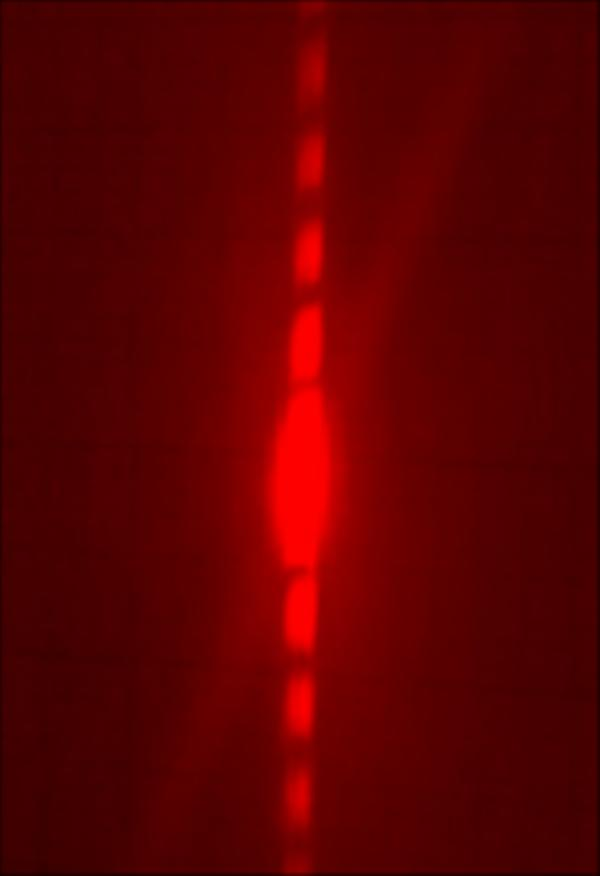
#> input picture Practica2/Datos/datos_laton_laser_rojo/datosrojo1.jpg, 600 x 876 px; its folder holds only this picture in this run
$ jupyter execute --allow-errors Practica2.ipynb   (shell and % lines are left out)
#> lines starting #> are read from the running program, lines starting #| are printed output that depends on the picture; long printed decimals are rounded
# Práctica 2 – Estática. Registro de distancia y posición
Por Luna Kadysz y Kenneth Syddall

Link a la página de la materia:
https://materias.df.uba.ar/l4a2021c1/practica-11-estatica-registro-de-distancia-y-posicion/

## Actividad 2.1
### Determinación del módulo de Young

Calcular cuánto se desplaza EL EXTREMO libre de la barra:

Datos:

E ≅ 10×1010 N/m2

L = 40 cm

d = 5 mm

m = 0.01 kg

Forma de entrega: Sin entrega. Estimar estas dos cantidades y dejar asentado el desarrollo de forma más o menos prolija en el “cuaderno de laboratorio”, sea el fomato que éste último tenga.

## Actividad 2.2
### Sensores de distancia – longitud:
Elegir la tarea de medición mencionadas en la lista, según su número de grupo (Grupo 14 vuelvea la tarea 1). Para esta tarea, elegir un sistema de medición o sensor para realizarla y justifiquen(puede ser otro sensor que no hayamos mencionado en la clase eh!)

1.Distancia de la superficie de la tierra a una nube o capa de aerosoles atmosféricos

2.Dimensiones edilicias de una fábrica

3.Control del diámetro de agujeros de arandelas en una línea de producción.

4.Deformación por dilatación térmica del bloque del motor de un automóvil.

5.Distancia de la Tierra a la Luna.

6.Control de posición del cabezal de una impresora tipo plotter.

7.Distancia entre un automóvil y un obstáculo para maniobra de estacionamiento.

8.Diámetro de una broca de perforación (mecha) de taladro.

9.Distancia entre vehículos en movimiento para sistemas de conducción autónoma.

10.Diámetro de un cabello humano.

11.Distancia entre pupilas oculares humanas para fabricación de anteojos.

12.Mediciones antropométricas para reconocimiento facial.

13.Medición para realimentación de un sistema de actuadores para control de vuelo o de unbrazo robot.Reportar el intervalo de
valores de distancias típicas para esa tarea y las precisiones requeridaspara dichas mediciones.

Justificar la elección del sistema de medición. Considerar tanto los rangos y precisiones del siste-ma de medición elegido como los aspectos metodológicos o procedimentales necesarios para rea-lizar la tarea.Buscar un equipo comercial o experimental que sea capaz de realizar la medición. Incluir cita olink al artículo u hoja de datos consultado. Reportar las especificaciones del instrumento o experi-mento que considere útiles para justificar la elección.Forma de entrega: Para la fecha definida en el cronograma, deberán armar una pre-sentación mínima (una, dos o a lo sumo tres diapositivas) describiendo las caracte-rísticas de la tarea a realizar, el sensor o instrumento elegido y una justificación paraello, basados en alguna especificación del mismo.

## Respuesta

Existen muchos metodo que pueden dar una distancia media aceptable de nuestro satelite natural. Uno sencillo podria ser (http://19e37.com/blog/como-supimos-la-distancia-tierra-luna/).
Pero en nuestro caso vamos a mostrar como se mide actualmente la distancia a la luna a travez del Observatorio de la Costa Azul (OCA). El observatorio de la Côte d'Azur está instalado en cuatro sitios: la meseta de Calern, el monte Gros donde se encuentra la sede (sitio histórico del Observatorio de la Côte d'Azur), el campus de Valrose en Niza y El sitio de Géoazur en el tecnopolo Sophia Antipolis.
Nuestra intención no esdar una descripción completa del funcionamiento de este observatorio para medir la distancia a la luna, sino mas bien una descripcion general del metodo y los equipos que se utilizan en este proceso. Toda la información fue obtenida de las siguientes fuentes:
* https://tmurphy.physics.ucsd.edu/papers/PASP_120_20.pdf
* https://aas.aanda.org/articles/aas/pdf/1998/11/ds1427.pdf

Para esto vamos a dividir la explicación en tres partes:
* Metodo LLR
* Laser y telescopio
* Reflector
* Detector

## Actividad 2.3
### Medición indirecta del tamaño de una rendija:

Conociendo cuánto se deforma el extremo de la barra (lo calcularon en la actividad anterior), y suponiendo que la rendija variable está ubicada en ese extremo de la barra, estimar la distancia necesaria a la  pantalla  para  estar  en  condición  de Fraunhoffer, y cuál sería la distancia entre franjas (o, más correcto, entre los mínimos de intensidad):

En la condición de Fraunhöffer, el patrón de interferencia está dado por

donde a es el tamaño de la rendija, D la distancia a la pantalla, z la coordenada sobre la pantalla y
$\lambda$ la longitud de onda de la fuente de luz utilizada.

Forma de entrega: Sin entrega. Estimar estas dos cantidades y dejar asentado el desarrollo de forma más o menos prolija en el “cuaderno de laboratorio”, sea el fomato que éste último tenga.

### VER QUE TODOS TENGAN ELMISMO LARGO DE PIXELES PARA PODER COMPARAR

[cell 1]
import matplotlib
matplotlib.use('TkAgg')
#matplotlib.use('Qt5Agg')
import imageio
import matplotlib.pyplot as plt
from scipy import ndimage
from scipy import signal
import numpy as np
import seaborn as sns
plt.style.use("seaborn")

[cell 2]
import os

frames = []
colors = ['Red','Green','Blue']
images_dict = {os.path.splitext(k)[0]: {} for k in os.listdir('Datos/datos_laton_laser_rojo') if os.path.splitext(k)[1] == '.jpg'}

#guardo todos los rgb por imagen de la carpeta
for i,file in enumerate(os.listdir('Datos/datos_laton_laser_rojo')):
    ext = os.path.splitext(file)[1] #agarro la extension del archivo
    if ext == '.jpg':
        img = imageio.imread(f'Datos/datos_laton_laser_rojo/{file}')
#> img is the input picture: shape (876, 600, 3); mean R, G, B 93.4, 0.3, 0.7
        images_dict[os.path.splitext(file)[0]] = {k: np.array(img[:,:,i])  for i,k in enumerate(colors)}

[cell 3]
images_dict.keys()

### DATO ROJO  1

[cell 4]
#probamos con rojo


color = 'Red'
A = images_dict['datosrojo1'][color]
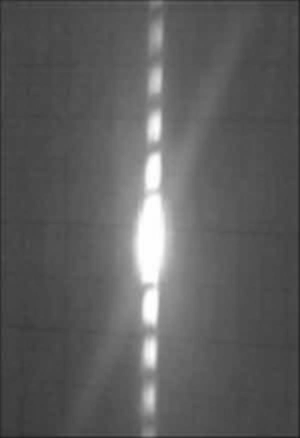
#> A: shape (876, 600) (shown at 1/2 size); min 23, max 255, mean 93.4
plt.figure(figsize = (9, 7.5))
plt.imshow(A, cmap=plt.cm.Reds_r)
plt.title(f'{color} channel image in {color}')
plt.xlabel('Pixeles [px]')
plt.ylabel('Pixeles[px]')

[cell 5]
R = ndimage.rotate(A, 1.1)[15:870,300:330]
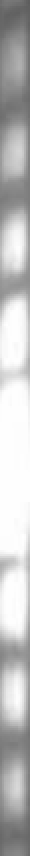
#> R: shape (855, 30) (shown at 1/2 size); min 92, max 255, mean 191.7
Rt = np.transpose(R)
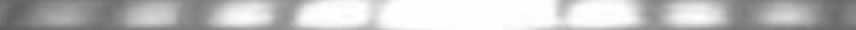
#> Rt: shape (30, 855) (shown at 1/2 size); min 92, max 255, mean 191.7
plt.imshow(Rt, cmap=plt.cm.Reds_r)
plt.imshow(R, cmap=plt.cm.Reds_r)

[cell 6]
plt.figure(figsize = (10, 7))
for i in range(30):
    plt.plot(range(len(Rt[i])),Rt[i])
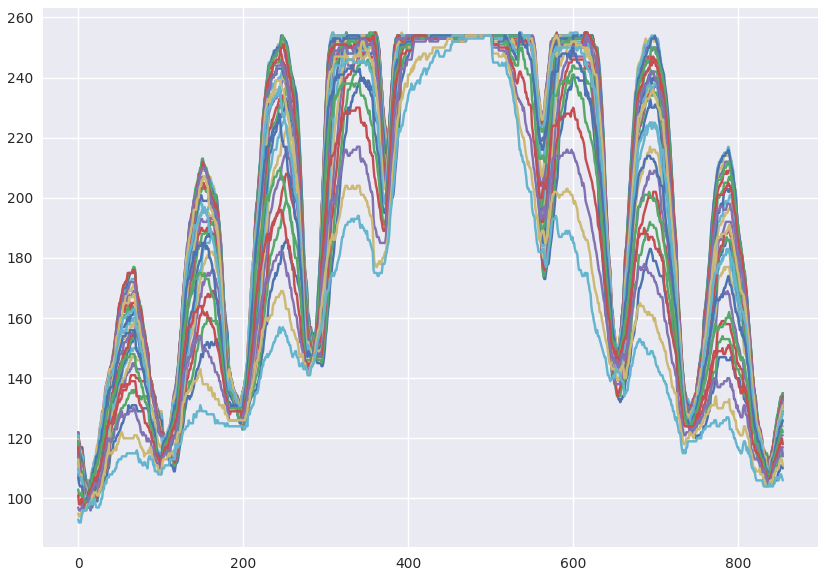
#> figure drawn by matplotlib, 1 panel; curve peaks at x = 423, y = 254; curve peaks at x = 404, y = 254; curve peaks at x = 404, y = 254

[cell 7]
def promedio(R):
    mediana = []
    error = []
    for i in range(len(R)):
        mediana.append(np.mean(R[i]))
        error.append(np.std(R[i]))
#> after the loop, error = 855 values, max 29.81 at index 703, min 0 at index 485, mean 13.05; mediana = 855 values, max 254 at index 485, min 100.1 at index 13, mean 191.7
    return mediana, error

ceros = []
err_cr=[]


mediana, error = promedio(R)
plt.plot(range(len(mediana)),np.array(mediana))
#puntos_x = np.array(plt.ginput(9))
#puntos_x
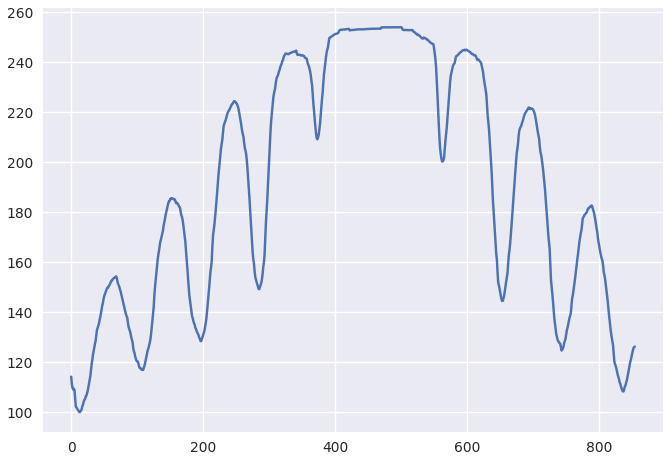
#> figure drawn by matplotlib, 1 panel; curve peaks at x = 485, y = 254

[cell 8]
y = - np.array(mediana)
#> y = 855 values, max -100.1 at index 13, min -254 at index 485, mean -191.7

[cell 9]
from scipy.signal import find_peaks
plt.figure()
peaks, _ = find_peaks(y,distance= 80)
#> peaks = [13, 108, 197, 285, 373, 562, 653, 743, 836]
plt.plot(range(len(y)),y)
plt.plot(peaks, y[peaks], "o")
print(peaks)
#| [ 13 108 197 285 373 562 653 743 836]

p = np.diff(peaks)
#> p = [95, 89, 88, 88, 189, 91, 90, 93]
z0 = np.mean(p)
#> z0 = 102.9
errz0 = np.std(p)
#> errz0 = 32.63
print(f'La diferencia media entre minimos es: {np.mean(p)} +- {np.std(p)}')
#| La diferencia media entre minimos es: 102.875 +- 32.632
#plt.axis([0, 160, -1.1, 1.1])

### DATO ROJO  2

[cell 10]

color = 'Red'
#> (the rest of this cell did not finish here and is left out)

[cell 11]
plt.figure(figsize = (10, 7))
for i in range(30):
    plt.plot(np.array(range(len(Rt[i])))/14.565,Rt[i])
plt.xlabel("posición [mm]",fontsize=16)
plt.ylabel("Escala de rojos 8 bits",fontsize=16)
plt.savefig("FiguraEscalas1")

[cell 12]
plt.figure(figsize = (10, 7))
mediana, error = promedio(R)
plt.plot(np.array(range(len(mediana)))/14.565,np.array(mediana))
plt.xlabel("posición [mm]",fontsize=16)
plt.ylabel("Escala de rojos 8 bits",fontsize=16)
y = - np.array(mediana)
plt.savefig("FiguraEscalas2")
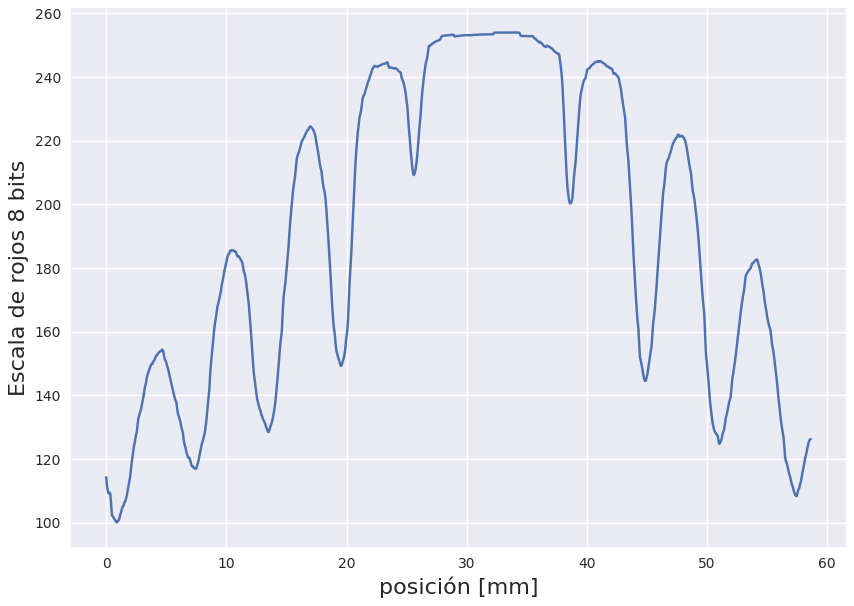
#> figure drawn by matplotlib, 1 panel; curve peaks at x = 33.3, y = 254

[cell 13]
from scipy.signal import find_peaks
plt.figure(figsize = (10, 7))
peaks, _ = find_peaks(y,distance= 40)
#> peaks = [13, 56, 108, 156, 197, 285, 329, 373, 422, 511, 562, 611, 653, 695, 743, 836]
plt.plot(np.array(range(len(y)))/14.565,-y)
plt.plot(peaks/14.565, -y[peaks], "o")
plt.xlabel("posición [mm]",fontsize=16)
plt.ylabel("Escala de rojos 8 bits",fontsize=16)
plt.savefig("FiguraEscalas3")
print(peaks)
#| [ 13  56 108 156 197 285 329 373 422 511 562 611 653 695 743 836]

p = np.diff(peaks)
#> p = [43, 52, 48, 41, 88, 44, 44, 49, 89, 51, 49, 42, 42, 48, 93]
print(p)
#| [43 52 48 41 88 44 44 49 89 51 49 42 42 48 93]
ceros.append(np.mean(p))
err_cr.append(np.std(p))
print(f'La diferencia media entre minimos es: {np.mean(p)} +- {np.std(p)}')
#| La diferencia media entre minimos es: 54.867 +- 17.895

### DATO ROJO  3

[cell 14]

color = 'Red'
#> (the rest of this cell did not finish here and is left out)

[cell 15]
plt.figure(figsize = (10, 7))
for i in range(30):
    plt.plot(range(len(Rt[i])),Rt[i])

[cell 16]
mediana, error = promedio(R)
plt.plot(range(len(mediana)),np.array(mediana))
y = - np.array(mediana)

[cell 17]
from scipy.signal import find_peaks
plt.figure()
peaks, _ = find_peaks(y,distance= 40)
plt.plot(range(len(y)),y)
plt.plot(peaks, y[peaks], "o")
print(peaks)
#| [ 13  56 108 156 197 285 329 373 422 511 562 611 653 695 743 836]

p = np.diff(peaks)
print(p)
#| [43 52 48 41 88 44 44 49 89 51 49 42 42 48 93]
ceros.append(np.mean(p))
err_cr.append(np.std(p))
print(f'La diferencia media entre minimos es: {np.mean(p)} +- {np.std(p)}')
#| La diferencia media entre minimos es: 54.867 +- 17.895

### DATO ROJO  4

[cell 18]

color = 'Red'
#> (the rest of this cell did not finish here and is left out)

[cell 19]
plt.figure(figsize = (10, 7))
for i in range(30):
    plt.plot(range(len(Rt[i])),Rt[i])

[cell 20]
mediana, error = promedio(R)
plt.plot(range(len(mediana)),np.array(mediana))
y = - np.array(mediana)

[cell 21]
from scipy.signal import find_peaks
plt.figure()
peaks, _ = find_peaks(y,distance= 20)
#> peaks = 19 values from 13 to 836
plt.plot(range(len(y)),y)
plt.plot(peaks, y[peaks], "o")
print(peaks)
#| [ 13  56 108 159 197 285 329 349 373 422 488 511 533 562 616 653 695 743
#|  836]

p = np.diff(peaks)
#> p = 18 values, max 93 at index 17, min 20 at index 6, mean 45.72
print(p)
#| [43 52 51 38 88 44 20 24 49 66 23 22 29 54 37 42 48 93]
ceros.append(np.mean(p))
err_cr.append(np.std(p))
print(f'La diferencia media entre minimos es: {np.mean(p)} +- {np.std(p)}')
#| La diferencia media entre minimos es: 45.722 +- 20.052

### DATO ROJO  5

[cell 22]

color = 'Red'
#> (the rest of this cell did not finish here and is left out)

[cell 23]
plt.figure(figsize = (10, 7))
for i in range(30):
    plt.plot(range(len(Rt[i])),Rt[i])

[cell 24]
mediana, error = promedio(R)
plt.plot(range(len(mediana)),np.array(mediana))
y = - np.array(mediana)

[cell 25]
from scipy.signal import find_peaks
plt.figure()
peaks, _ = find_peaks(y,distance= 18)
#> peaks = 21 values from 13 to 836
plt.plot(range(len(y)),y)
plt.plot(peaks, y[peaks], "o")
print(peaks)
#| [ 13  56 108 159 197 285 329 349 373 422 440 488 511 533 562 597 616 653
#|  695 743 836]

p = np.diff(peaks)
#> p = 20 values, max 93 at index 19, min 18 at index 9, mean 41.15
print(p)
#| [43 52 51 38 88 44 20 24 49 18 48 23 22 29 35 19 37 42 48 93]
ceros.append(np.mean(p))
err_cr.append(np.std(p))
print(f'La diferencia media entre minimos es: {np.mean(p)} +- {np.std(p)}')
#| La diferencia media entre minimos es: 41.15 +- 19.928

### DATO ROJO  6

[cell 26]

color = 'Red'
#> (the rest of this cell did not finish here and is left out)

[cell 27]
plt.figure(figsize = (10, 7))
for i in range(30):
    plt.plot(range(len(Rt[i])),Rt[i])

[cell 28]
mediana, error = promedio(R)
plt.plot(range(len(mediana)),np.array(mediana))
y = - np.array(mediana)

[cell 29]
from scipy.signal import find_peaks
plt.figure()
peaks, _ = find_peaks(y,distance= 15)
plt.plot(range(len(y)),y)
plt.plot(peaks, y[peaks], "o")
print(peaks)
#| [ 13  56 108 159 197 285 329 349 373 422 440 488 511 533 562 597 616 653
#|  695 743 836]

p = np.diff(peaks)
print(p)
#| [43 52 51 38 88 44 20 24 49 18 48 23 22 29 35 19 37 42 48 93]
ceros.append(np.mean(p))
err_cr.append(np.std(p))
print(f'La diferencia media entre minimos es: {np.mean(p)} +- {np.std(p)}')
#| La diferencia media entre minimos es: 41.15 +- 19.928

### DATO ROJO  7

[cell 30]

color = 'Red'
#> (the rest of this cell did not finish here and is left out)

[cell 31]
plt.figure(figsize = (10, 7))
for i in range(30):
    plt.plot(range(len(Rt[i])),Rt[i])

[cell 32]
mediana, error = promedio(R)
plt.plot(range(len(mediana)),np.array(mediana))

[cell 33]
y = - np.array(mediana)

[cell 34]
from scipy.signal import find_peaks
plt.figure()
peaks, _ = find_peaks(y,distance= 15)
plt.plot(range(len(y)),y)
plt.plot(peaks, y[peaks], "o")
print(peaks)
#| [ 13  56 108 159 197 285 329 349 373 422 440 488 511 533 562 597 616 653
#|  695 743 836]

p = np.diff(peaks)
print(p)
#| [43 52 51 38 88 44 20 24 49 18 48 23 22 29 35 19 37 42 48 93]
ceros.append(np.mean(p))
err_cr.append(np.std(p))
print(f'La diferencia media entre minimos es: {np.mean(p)} +- {np.std(p)}')
#| La diferencia media entre minimos es: 41.15 +- 19.928
#plt.axis([0, 160, -1.1, 1.1])

### DATO ROJO  8

[cell 35]

color = 'Red'
#> (the rest of this cell did not finish here and is left out)

[cell 36]
plt.figure(figsize = (10, 7))
for i in range(30):
    plt.plot(range(len(Rt[i])),Rt[i])

[cell 37]
mediana, error = promedio(R)
plt.plot(range(len(mediana)),np.array(mediana))
y = - np.array(mediana)

[cell 38]
from scipy.signal import find_peaks
plt.figure()
peaks, _ = find_peaks(y,distance= 15)
plt.plot(range(len(y)),y)
plt.plot(peaks, y[peaks], "o")
print(peaks)
#| [ 13  56 108 159 197 285 329 349 373 422 440 488 511 533 562 597 616 653
#|  695 743 836]

p = np.diff(peaks)
print(p)
#| [43 52 51 38 88 44 20 24 49 18 48 23 22 29 35 19 37 42 48 93]
ceros.append(np.mean(p))
err_cr.append(np.std(p))
print(f'La diferencia media entre minimos es: {np.mean(p)} +- {np.std(p)}')
#| La diferencia media entre minimos es: 41.15 +- 19.928

### DATO ROJO  9

[cell 39]

color = 'Red'
#> (the rest of this cell did not finish here and is left out)

[cell 40]
plt.figure(figsize = (10, 7))
for i in range(30):
    plt.plot(range(len(Rt[i])),Rt[i])

[cell 41]
mediana, error = promedio(R)
plt.plot(range(len(mediana)),np.array(mediana))
y = - np.array(mediana)

[cell 42]
from scipy.signal import find_peaks
plt.figure()
peaks, _ = find_peaks(y,distance= 10)
#> peaks = 22 values from 3 to 836
plt.plot(range(len(y)),y)
plt.plot(peaks, y[peaks], "o")
print(peaks)
#| [  3  13  56 108 159 197 285 329 349 373 422 440 488 511 533 562 597 616
#|  653 695 743 836]

p = np.diff(peaks)
#> p = 21 values, max 93 at index 20, min 10 at index 0, mean 39.67
print(p)
#| [10 43 52 51 38 88 44 20 24 49 18 48 23 22 29 35 19 37 42 48 93]
ceros.append(np.mean(p))
err_cr.append(np.std(p))
print(f'La diferencia media entre minimos es: {np.mean(p)} +- {np.std(p)}')
#| La diferencia media entre minimos es: 39.667 +- 20.548

[cell 43]
print(ceros)
#| [54.867, 54.867, 45.722, 41.15, 41.15, 41.15, 41.15, 39.667]

[cell 44]
g=9.821 #m/s^2
L=31 /100 #cm-->m
d=4.6 /1000 #mm-->m
D=125 /100 #cm-->m
lam= 632.8e-9 #nm-->m
x= 22.0 /100 #cm-->m
m0=18 #g
M=[2.517,5.022,7.486,10.870,12.502,15.013,17.491,20.280]#g

E0=32*g*((L*x**2)-((x**3)/3))/(np.pi*d**4*D*lam*14565)
#> E0 = 2.22e+11
E=[]
m=[]

[cell 45]
for i in range(8):
    Ei= ((M[i]+18)/1000)/((1/ceros[i])-(1/z0))
    m.append((M[i]+18)/1000)
    E.append(E0*Ei)
#> this loop made 8 passes
#> Ei on passes 1 to 4: 2.41, 2.71, 2.1, 1.98
#> after the loop, E = [5.36e+11, 6.01e+11, 4.66e+11, 4.4e+11, 4.65e+11, 5.03e+11, 5.41e+11, 5.49e+11]; m = [0.0205, 0.023, 0.0255, 0.0289, 0.0305, 0.033, 0.0355, 0.0383]

[cell 46]
plt.plot(m,E)
plt.show
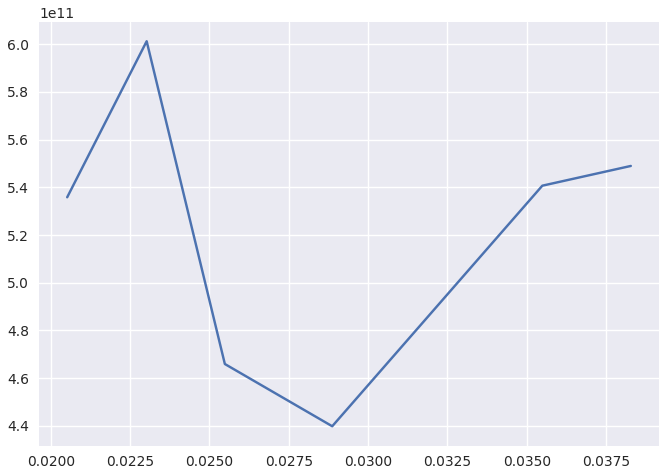
#> figure drawn by matplotlib, 1 panel

[cell 47]
beta=[]
for i in range(8):
    b=((1/ceros[i])-(1/z0))
    beta.append(b)
#> this loop made 8 passes
#> b on passes 1 to 4: 0.00851, 0.00851, 0.0122, 0.0146
#> after the loop, beta = [0.00851, 0.00851, 0.0122, 0.0146, 0.0146, 0.0146, 0.0146, 0.0155]

errbeta=[]
for i in range(8):
    erri=np.sqrt((err_cr[i]/(ceros[i]**2))**2+(errz0/(z0**2))**2)
    errbeta.append(erri)
#> this loop made 8 passes
#> erri on passes 1 to 4: 0.0067, 0.0067, 0.0101, 0.0122
#> after the loop, errbeta = [0.0067, 0.0067, 0.0101, 0.0122, 0.0122, 0.0122, 0.0122, 0.0134]

[cell 48]
plt.figure(figsize = (10, 7))
plt.figure(figsize = (10, 7))
param=np.polyfit(m,beta,1)
#> param = [0.415, 0.000659]
mod=np.polyval(param,m)
#> mod = [0.00918, 0.0102, 0.0112, 0.0127, 0.0133, 0.0144, 0.0154, 0.0166]
plt.plot(m,mod,'-')
plt.plot(m,beta,'o')
plt.errorbar(m, beta, yerr=errbeta, fmt='.', label='datos')
plt.xlabel(r'$Masa \,\,\, [gramos]$',fontsize=16)
plt.ylabel(r'$\beta \,\,\, [1/m]$',fontsize=16)
plt.savefig("Figure_1")
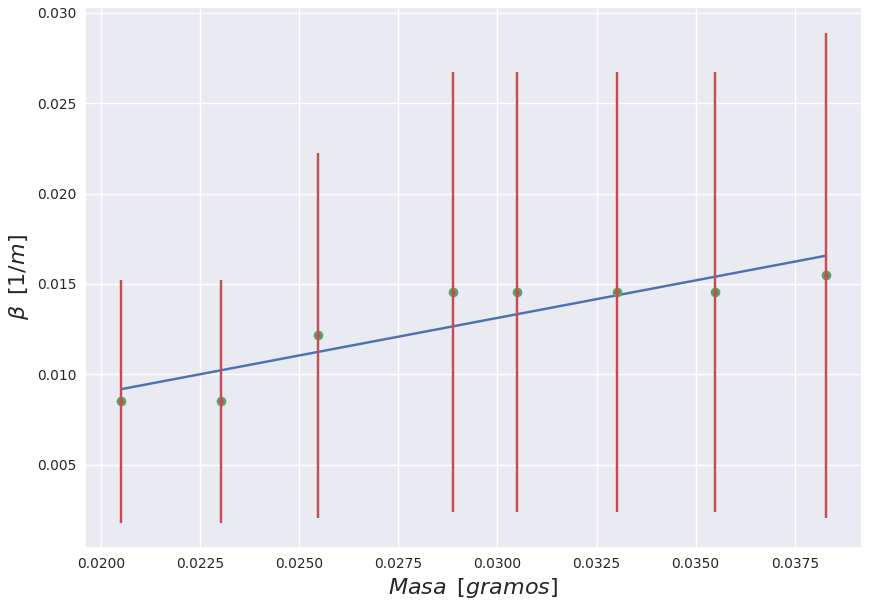
#> figure drawn by matplotlib, 1 panel

print('A*x+B')
print('A:',param[0] , '   B:',param[1])
#| A: 0.4154    B: 0.0006586

[cell 49]
E=E0/param[0]
#> E = 5.35e+11
print(E)
#| 534689081297.1195

[cell 50]
## Error E0
eL=0.5 /100 #cm-->m
ed=0.2 /1000 #mm-->m
eD=0.5 /100 #cm-->m
elam= 632.8e-9 #nm-->m
ex= 0.5 /100 #cm-->m
c=14565
ec=775

E0=32*g*((L*x**2)-((x**3)/3))/(np.pi*d**4*D*lam*c)

e1=(32*g*(x**2)/(np.pi*d**4*D*lam*c))**2 * eL**2
#> e1 = 2.2e+19
e2=(32*g*((L*2*x)-(x**2))/(np.pi*d**4*D*lam*c))**2 * ex**2
#> e2 = 7.28e+19
e3=(32*4*g*((L*x**2)-((x**3)/3))/(np.pi*d**5*D*lam*c))**2 * ed**2
#> e3 = 1.49e+21
e4=(32*g*((L*x**2)-((x**3)/3))/(np.pi*d**4*D**2*lam*c))**2 * eD**2
#> e4 = 7.9e+17
e5=(32*g*((L*x**2)-((x**3)/3))/(np.pi*d**4*D*lam*c**2))**2 * ec**2
#> e5 = 1.4e+20

eE0= np.sqrt(e1+e2+e3+e4+e5)
#> eE0 = 4.16e+10
print (np.sqrt(e1),np.sqrt(e2),np.sqrt(e3),np.sqrt(e4),np.sqrt(e5))
#| 4693025170.003 8532773036.369 38632439080.602 888546098.854 11819828812.423
print(eE0)
#| 41566764579.140

eE= np.sqrt((eE0/param[0])**2 + (E0*param[1]/(param[0]**2))**2)
#> eE = 1e+11

[cell 51]
print('El valor del modulo de young es(', E*1e-9 ,'+-', eE*1e-9,') * 1*10^9')
#| El valor del modulo de young es( 534.689 +- 100.056 ) * 1*10^9
